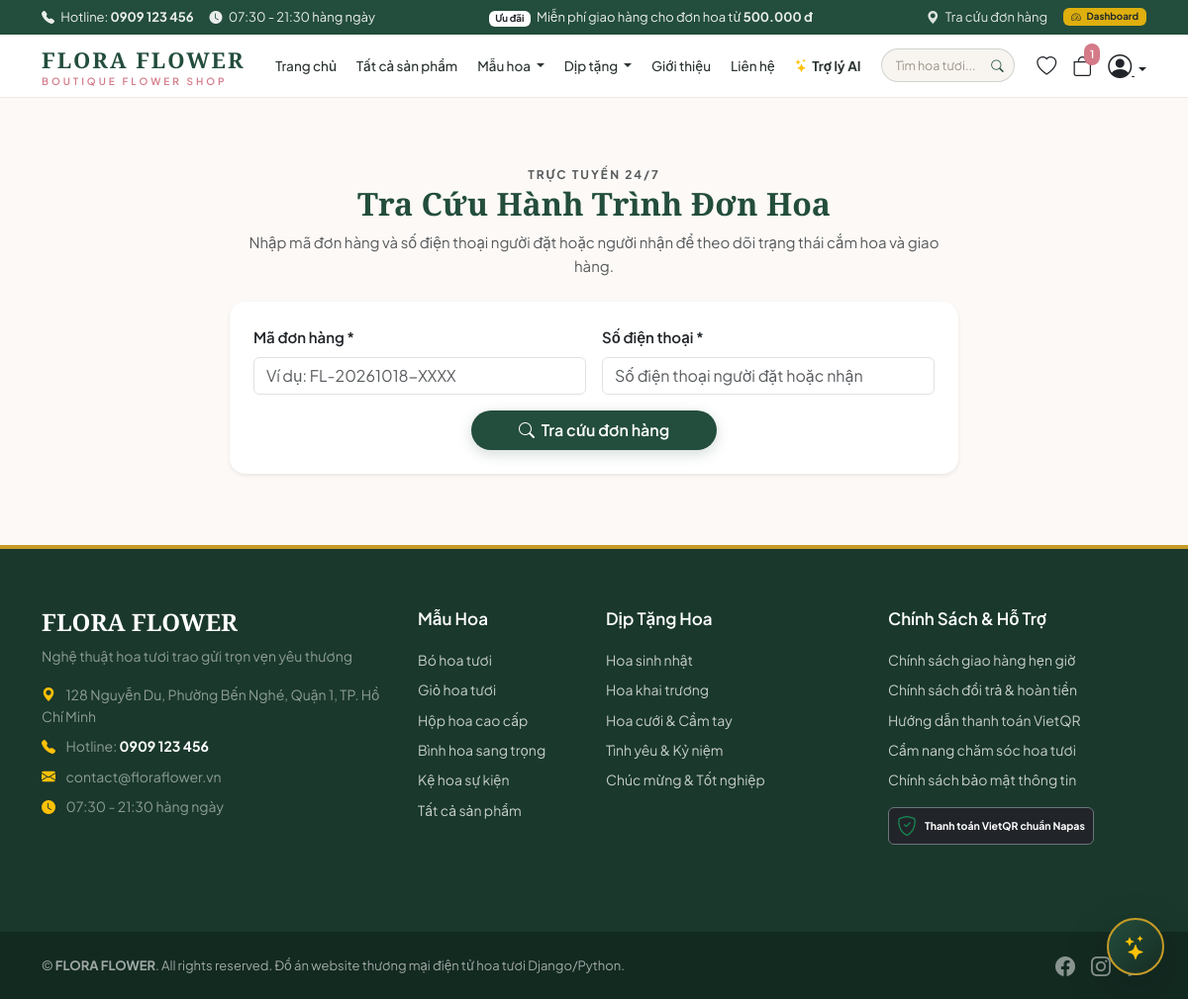
Page /orders/tracking (signed in) on the committed database.
### app/models/core.py (models this page shows, shortened)
class ShopSetting(db.Model):
    __tablename__ = 'core_shopsetting'
    id = db.Column(db.Integer, primary_key=True)
    shop_name = db.Column(db.String(150), default='Flora Flower Boutique', nullable=False)
    slogan = db.Column(db.String(255), default='Trao gửi yêu thương - Tinh tế trong từng cánh hoa', nullable=False)
    phone = db.Column(db.String(30), default='0901 234 567', nullable=False)
    hotline = db.Column(db.String(30), default='1900 6868', nullable=False)
    email = db.Column(db.String(254), default='contact@floraflower.vn', nullable=False)
    address = db.Column(db.String(255), default='123 Nguyễn Huệ, Phường Bến Nghé, Quận 1, TP. Hồ Chí Minh', nullable=False)
    opening_hours = db.Column(db.String(120), default='07:30 - 21:30 hàng ngày', nullable=False)
    facebook_url = db.Column(db.String(200), default='https://facebook.com/floraflower', nullable=False)
    instagram_url = db.Column(db.String(200), default='https://instagram.com/floraflower', nullable=False)
    zalo_phone = db.Column(db.String(30), default='0901234567', nullable=False)
    bank_code = db.Column(db.String(20), default='MB', nullable=False)
    bank_name = db.Column(db.String(100), default='Ngân hàng Quân Đội (MB Bank)', nullable=False)
    bank_account_no = db.Column(db.String(50), default='999988886666', nullable=False)
    bank_account_name = db.Column(db.String(100), default='CONG TY TNHH FLORA FLOWER', nullable=False)
    shipping_fee_default = db.Column(db.Numeric(12, 2), default=Decimal('30000.00'), nullable=False)
    free_shipping_threshold = db.Column(db.Numeric(12, 2), default=Decimal('500000.00'), nullable=False)
    min_prep_hours = db.Column(db.Integer, default=2, nullable=False)
    same_day_cutoff_hour = db.Column(db.Integer, default=18, nullable=False)
    max_orders_per_slot = db.Column(db.Integer, default=10, nullable=False)
    enable_store_pickup = db.Column(db.Boolean, default=True, nullable=False)
    enable_vietqr = db.Column(db.Boolean, default=True, nullable=False)
    enable_cod = db.Column(db.Boolean, default=True, nullable=False)
    seasonal_policy_text = db.Column(db.Text, default='', nullable=False)
    updated_at = db.Column(db.DateTime, default=datetime.utcnow, onupdate=datetime.utcnow, nullable=False)
    @staticmethod
    def get_settings():
        setting = ShopSetting.query.first()
        if not setting:
            setting = ShopSetting()
            db.session.add(setting)
            db.session.commit()
        return setting

### app/models/catalog.py (models this page shows, shortened)
class Category(db.Model):
    __tablename__ = 'catalog_category'
    id = db.Column(db.Integer, primary_key=True)
    name = db.Column(db.String(100), nullable=False)
    slug = db.Column(db.String(120), unique=True, nullable=False, index=True)
    description = db.Column(db.Text, default='', nullable=False)
    image = db.Column(ImageColumn(200), nullable=True)
    icon = db.Column(db.String(50), default='bi-flower1', nullable=False)
    is_active = db.Column(db.Boolean, default=True, nullable=False)
    display_order = db.Column(db.Integer, default=0, nullable=False)
    products = db.relationship('Product', backref='primary_category', lazy='dynamic', foreign_keys='Product.primary_category_id')

class Occasion(db.Model):
    __tablename__ = 'catalog_occasion'
    id = db.Column(db.Integer, primary_key=True)
    name = db.Column(db.String(100), nullable=False)
    slug = db.Column(db.String(120), unique=True, nullable=False, index=True)
    description = db.Column(db.Text, default='', nullable=False)
    image = db.Column(ImageColumn(200), nullable=True)
    icon = db.Column(db.String(50), default='bi-heart', nullable=False)
    is_active = db.Column(db.Boolean, default=True, nullable=False)
    display_order = db.Column(db.Integer, default=0, nullable=False)

### app/blueprints/orders.py (the view, shortened to what this page needs)
@bp.route('/tracking', methods=['GET', 'POST'])
def tracking():
    order = None
    return render_template('shop/order_tracking.html', order=order)

### templates/shop/order_tracking.html (shortened to what this page needs)
{% extends 'base.html' %}
{% load static core_tags %}
{% block content %}
<div class="container py-5">
    <div class="row justify-content-center">
        <div class="col-lg-8">
            <div class="text-center mb-4">
                <span class="text-uppercase text-muted fw-bold" style="font-size: 12px; letter-spacing: 2px;">Trực tuyến 24/7</span>
                <h1 class="font-serif fs-2 mb-2">Tra Cứu Hành Trình Đơn Hoa</h1>
                <p class="text-muted">Nhập mã đơn hàng và số điện thoại người đặt hoặc người nhận để theo dõi trạng thái cắm hoa và giao hàng.</p>
            </div>
            <div class="card p-4 border-0 shadow-sm rounded-4 bg-white mb-4">
                <form action="{% url 'orders:tracking' %}" method="GET">
                    <div class="row g-3">
                        <div class="col-md-6">
                            <label class="form-label fw-semibold">Mã đơn hàng *</label>
                            <input type="text" name="order_number" class="form-control" placeholder="Ví dụ: FL-20261018-XXXX" value="{{ order_number }}" required>
                        </div>
                        <div class="col-md-6">
                            <label class="form-label fw-semibold">Số điện thoại *</label>
                            <input type="tel" name="phone" class="form-control" placeholder="Số điện thoại người đặt hoặc nhận" value="{{ phone }}" required>
                        </div>
                        <div class="col-12 text-center mt-3">
                            <button type="submit" class="btn btn-flora px-5 py-2">
                                <i class="bi bi-search me-1"></i> Tra cứu đơn hàng
                            </button>
                        </div>
                    </div>
                </form>
            </div>
        </div>
    </div>
</div>
{% endblock %}

### templates/header.html (shortened to what this page needs)
{% load static core_tags %}
<div class="top-announcement-bar">
    <div class="container d-flex justify-content-between align-items-center">
        <div class="d-none d-md-flex align-items-center gap-3">
            <span><i class="bi bi-telephone-fill me-1"></i> Hotline: <strong>{{ shop_setting.hotline }}</strong></span>
            <span><i class="bi bi-clock-fill me-1"></i> {{ shop_setting.opening_hours }}</span>
        </div>
        <div class="text-center text-md-start flex-grow-1 flex-md-grow-0">
            <span class="badge bg-white text-dark me-1">Ưu đãi</span>
            <span>Miễn phí giao hàng cho đơn hoa từ <strong>{{ shop_setting.free_shipping_threshold|currency }}</strong></span>
        </div>
        <div class="d-flex align-items-center gap-3">
            <a href="{% url 'orders:tracking' %}" class="text-decoration-none">
                <i class="bi bi-geo-alt-fill me-1"></i> Tra cứu đơn hàng
            </a>
            {% if user.is_authenticated and user.profile.is_staff_or_admin %}
                <a href="{% url 'dashboard:overview' %}" class="badge bg-warning text-dark text-decoration-none px-2 py-1">
                    <i class="bi bi-speedometer2 me-1"></i> Dashboard
                </a>
            {% endif %}
        </div>
    </div>
</div>
<header class="sticky-top main-navbar">
    <div class="container py-2">
        <div class="d-flex align-items-center justify-content-between">
            <a class="navbar-brand text-center text-lg-start" href="{% url 'catalog:home' %}">
                <span class="brand-logo-text">{{ shop_setting.shop_name }}</span>
                <span class="brand-subtext">Boutique Flower Shop</span>
            </a>
            <nav class="d-none d-lg-flex align-items-center gap-1">
                <a class="nav-link {% if request.resolver_match.url_name == 'home' %}active{% endif %}" href="{% url 'catalog:home' %}">
                    Trang chủ
                </a>
                <a class="nav-link {% if request.resolver_match.url_name == 'product_list' and not request.args.get('category') and not request.args.get('occasion') %}active{% endif %}" href="{% url 'catalog:product_list' %}">
                    Tất cả sản phẩm
                </a>
                <div class="dropdown">
                    <a class="nav-link dropdown-toggle" href="#" role="button" data-bs-toggle="dropdown" aria-expanded="false">
                        Mẫu hoa
                    </a>
                </div>
                <div class="dropdown">
                    <a class="nav-link dropdown-toggle" href="#" role="button" data-bs-toggle="dropdown" aria-expanded="false">
                        Dịp tặng
                    </a>
                </div>
                <a class="nav-link" href="{% url 'content:about' %}">Giới thiệu</a>
                <a class="nav-link" href="{% url 'content:contact' %}">Liên hệ</a>
                <a class="nav-link text-success fw-bold d-flex align-items-center gap-1" href="{{ url_for('ai.assistant') }}" title="Trợ lý tư vấn hoa thông minh">
                    <i class="bi bi-stars text-warning"></i> Trợ lý AI
                </a>
                <form action="{% url 'catalog:product_list' %}" method="GET" class="nav-search-form ms-2 d-none d-lg-block">
                    <div class="nav-search-wrapper">
                        <input type="text" name="q" class="nav-search-input" placeholder="Tìm hoa tươi..." value="{{ request.args.get('q', '') }}" autocomplete="off" aria-label="Tìm kiếm">
                        <button type="submit" class="nav-search-btn" title="Tìm kiếm">
                            <i class="bi bi-search"></i>
                        </button>
                    </div>
                </form>
            </nav>
            <div class="d-flex align-items-center gap-3">
                <a href="{% url 'accounts:wishlist' %}" class="text-dark nav-badge-icon" title="Hoa yêu thích">
                    <i class="bi bi-heart fs-5"></i>
                </a>
                <a href="{% url 'cart:cart_detail' %}" class="text-dark nav-badge-icon position-relative" title="Giỏ hàng">
                    <i class="bi bi-bag fs-5"></i>
                    {% if cart_item_count > 0 %}
                        <span class="badge-count">{{ cart_item_count }}</span>
                    {% endif %}
                </a>
                <div class="dropdown">
                    <button class="btn btn-link text-dark p-0 border-0 dropdown-toggle" type="button" data-bs-toggle="dropdown">
                        <i class="bi bi-person-circle fs-4"></i>
                    </button>
                </div>
            </div>
        </div>
    </div>
</header>

### templates/footer.html
{% load static core_tags %}
<footer class="main-footer">
    <div class="container">
        <div class="row g-4 pb-5">
            <div class="col-lg-4 col-md-6">
                <h4 class="text-white font-serif mb-2">{{ shop_setting.shop_name }}</h4>
                <p class="text-white-50 mb-3">{{ shop_setting.slogan }}</p>
                <div class="d-flex flex-column gap-2 text-white-50">
                    <div><i class="bi bi-geo-alt-fill text-warning me-2"></i> {{ shop_setting.address }}</div>
                    <div><i class="bi bi-telephone-fill text-warning me-2"></i> Hotline: <strong class="text-white">{{ shop_setting.hotline }}</strong></div>
                    <div><i class="bi bi-envelope-fill text-warning me-2"></i> {{ shop_setting.email }}</div>
                    <div><i class="bi bi-clock-fill text-warning me-2"></i> {{ shop_setting.opening_hours }}</div>
                </div>
            </div>
            <div class="col-lg-2 col-md-6 col-6">
                <h5>Mẫu Hoa</h5>
                <div class="footer-links">
                    {% for cat in nav_categories|slice(":5") %}
                        <a href="{% url 'catalog:category_detail' slug=cat.slug %}">{{ cat.name }}</a>
                    {% endfor %}
                    <a href="{% url 'catalog:product_list' %}">Tất cả sản phẩm</a>
                </div>
            </div>
            <div class="col-lg-3 col-md-6 col-6">
                <h5>Dịp Tặng Hoa</h5>
                <div class="footer-links">
                    {% for occ in nav_occasions|slice(":5") %}
                        <a href="{% url 'catalog:occasion_detail' slug=occ.slug %}">{{ occ.name }}</a>
                    {% endfor %}
                </div>
            </div>
            <div class="col-lg-3 col-md-6">
                <h5>Chính Sách & Hỗ Trợ</h5>
                <div class="footer-links">
                    <a href="{% url 'content:policy' page_type='SHIPPING_POLICY' %}">Chính sách giao hàng hẹn giờ</a>
                    <a href="{% url 'content:policy' page_type='RETURN_POLICY' %}">Chính sách đổi trả & hoàn tiền</a>
                    <a href="{% url 'content:policy' page_type='PAYMENT_POLICY' %}">Hướng dẫn thanh toán VietQR</a>
                    <a href="{% url 'content:policy' page_type='CARE_GUIDE' %}">Cẩm nang chăm sóc hoa tươi</a>
                    <a href="{% url 'content:policy' page_type='PRIVACY_POLICY' %}">Chính sách bảo mật thông tin</a>
                </div>
                <div class="mt-3">
                    <span class="badge bg-dark border border-secondary p-2 d-inline-flex align-items-center gap-2">
                        <i class="bi bi-shield-check text-success fs-5"></i>
                        <span>Thanh toán VietQR chuẩn Napas</span>
                    </span>
                </div>
            </div>
        </div>
    </div>
    <div class="footer-bottom text-center">
        <div class="container d-flex flex-column flex-md-row justify-content-between align-items-center gap-2">
            <div>
                © {{ current_year }} <strong>{{ shop_setting.shop_name }}</strong>. All rights reserved. Đồ án website thương mại điện tử hoa tươi Django/Python.
            </div>
            <div class="d-flex gap-3">
                <a href="{{ shop_setting.facebook_url }}" target="_blank" class="text-white-50"><i class="bi bi-facebook fs-5"></i></a>
                <a href="{{ shop_setting.instagram_url }}" target="_blank" class="text-white-50"><i class="bi bi-instagram fs-5"></i></a>
                <a href="tel:{{ shop_setting.zalo_phone }}" class="text-white-50"><i class="bi bi-chat-dots-fill fs-5"></i></a>
            </div>
        </div>
    </div>
</footer>

### rows in the picture
ShopSetting: hotline "0909 123 456", opening_hours "07:30 - 21:30 hàng ngày", free_shipping_threshold "500.000 đ", shop_name "FLORA FLOWER", slogan "Nghệ thuật hoa tươi trao gửi trọn vẹn yêu thương", address "128 Nguyễn Du, Phường Bến Nghé, Quận 1, TP. Hồ Chí Minh", email "contact@floraflower.vn"
Category: name "Bó hoa tươi"
Category: name "Giỏ hoa tươi"
Category: name "Hộp hoa cao cấp"
Category: name "Bình hoa sang trọng"
Category: name "Kệ hoa sự kiện"
Occasion: name "Hoa sinh nhật"
Occasion: name "Hoa khai trương"
Occasion: name "Hoa cưới & Cầm tay"
Occasion: name "Tình yêu & Kỷ niệm"
Occasion: name "Chúc mừng & Tốt nghiệp"

### other values in the picture
{{ cart_item_count }} "1"
